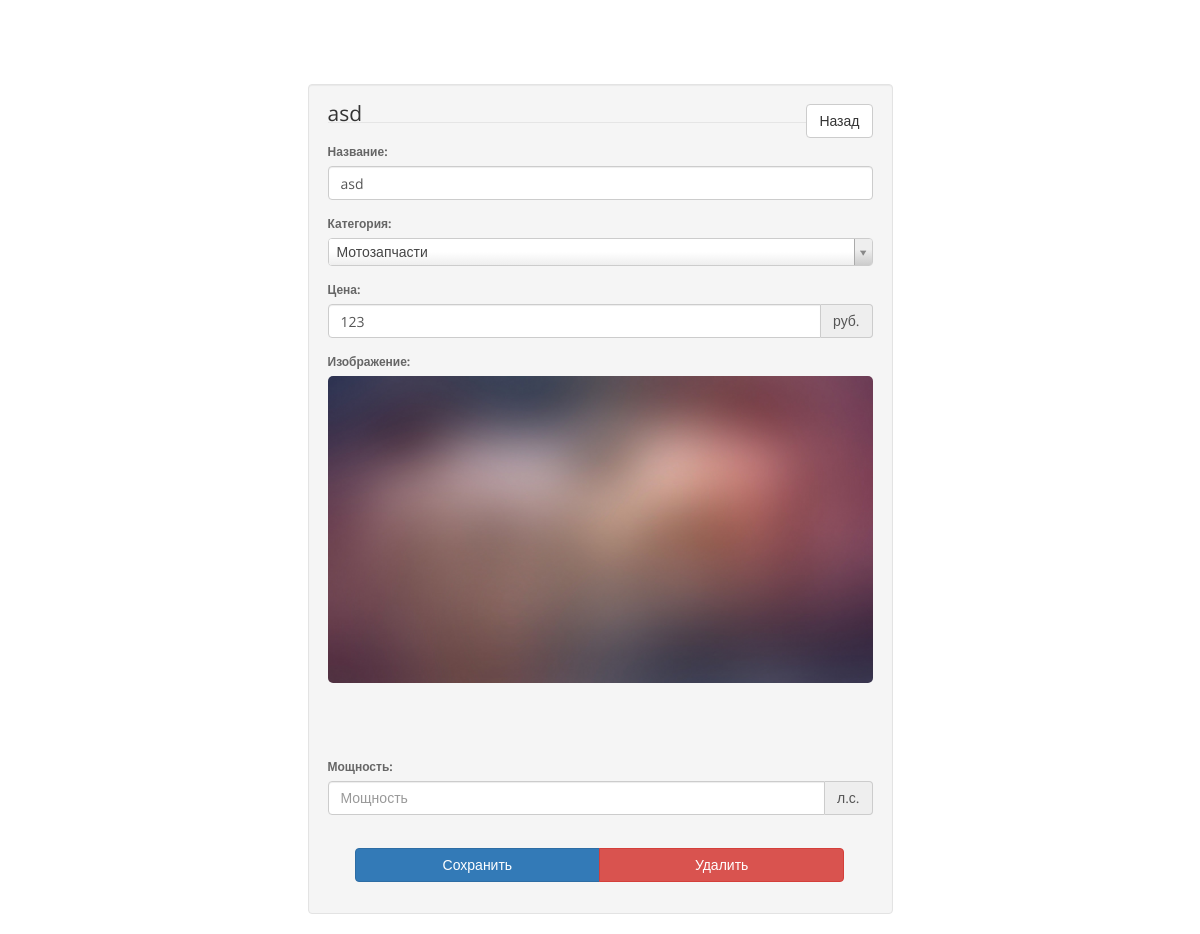
The app's page /admin/edit_product/4 (signed in) with its own data.
### tables this page shows
CREATE TABLE IF NOT EXISTS `products` (
  `id` int(11) NOT NULL,
  `name` varchar(250) NOT NULL,
  `category` varchar(256) NOT NULL DEFAULT 'category',
  `price` int(11) NOT NULL,
  `img` text NOT NULL,
  `moschnostj` text NOT NULL
);

CREATE TABLE IF NOT EXISTS `filters` (
  `id` int(11) NOT NULL,
  `parameter` text NOT NULL,
  `type` int(1) NOT NULL,
  `atr` text NOT NULL,
  `name` text NOT NULL
);

### application/controllers/admin.php (called while the page is built, shortened)
<?php if ( ! defined('BASEPATH')) exit('No direct script access allowed');
class Admin extends CI_Controller {
	public function edit_product($id)
	{
		$obj = $this->shop_model->get_product($id);
		$filters = $this->shop_model->get_filters();
		if(!isset($_POST['act']))
			return $this->load->view('admin/editproducts', array_merge($obj, array('error'=>'','new'=>false,'allcategory'=>$this->shop_model->get_multilevel_menu(),'forfilters'=>$filters)));
		$val = $this->shop_model->validate_edit_product($this->input->post('name'), $this->input->post('category'), $this->input->post('price'), $this->input->post('img'), false);
		$img_t = $obj['img'];
		$data = array(
				'name'=>$this->input->post('name'),
				'category'=>$this->input->post('category'),
				'price'=>$this->input->post('price'),
				'error'=>$val['error'],
				'id'=>$id,
				'img'=>$img_t,
				'allcategory'=>$this->shop_model->get_multilevel_menu(),
				'forfilters'=>$this->shop_model->get_filters(),
				'new'=>false
			);
		return $this->load->view('admin/editproducts', $data);
	}
}

### index.php (called while the page is built, shortened)
<?php
require_once BASEPATH.'core/CodeIgniter.php';

### application/models/shop_model.php (called while the page is built, shortened)
<?php if ( ! defined('BASEPATH')) exit('No direct script access allowed');
class Shop_Model extends CI_Model {
    var $PRODUCT_TABLE = 'products';
    var $FILTERS_TABLE = 'filters';
    var $CATEGORY_TABLE = 'category';
    public function get_filters()
    {
        $data = [];
        $query = $this->db->get_where($this->FILTERS_TABLE)->result_array();
        foreach ($query as $row => $val) {
            $data[$val['parameter']] = $val;
        }
        return $data;
    }
    public function get_product($id)
    {
        $id = (string)$id;
        $query = $this->db->get_where($this->PRODUCT_TABLE, array('id'=>$id), '1');
        if(count($query->result_array()) > 0)
        {
            $obj = $query->result_array(); $obj = $obj[0];
            $cat = $this->db->get_where($this->CATEGORY_TABLE, array('name'=>$obj['category']), '1');
            $cat = $cat->result_array(); $cat = $cat[0];
            return array_merge($obj, array('category_subname'=>$cat['subname'], 'img_high_url'=>$this->upload_model->get_full_high_uri($obj['img']), 'img_medium_url'=>$this->upload_model->get_full_medium_uri($obj['img']), 'img_little_url'=>$this->upload_model->get_full_little_uri($obj['img'])));
        }
        return Null;
    }
    public function get_parents_by_id($id,$text)
    {
        $id = (int)$id;
        $query = $this->db->get_where($this->CATEGORY_TABLE, array('id'=>$id), '1')->result_array();
        if(count($query) > 0)
        {
            $query = $query[0];
            if($id!=0){
                if($query['parent_id']!=0)
                    $text = $this->get_parents_by_id($query['parent_id'],$text).' > '.$query['name'];
                else
                    $text = $query['name'];
            }
            return $text;
        }
        return '';
    }
    public function get_multilevel_menu()
    {
        $query = $this->db->get_where($this->CATEGORY_TABLE)->result_array();
        foreach($query as $row => $value)
        {
            $data[$value['id']] = $value;
        }
        $tree = array();
        foreach ($data as $id=>&$node) {
            if (!$node['parent_id']) {
                $tree[$id] = &$node;
            }
            else {
                $data[$node['parent_id']]['childs'][$id] = &$node;
            }
        }
        return $tree;
    }
}

### application/views/admin/editproducts.php (the view, shortened to what this page needs)
<html>
<head>
</head>
<body style="overflow-y: scroll;">
	<div class="container" id="loginForm">
		<div class="row">
			<div class="col-sm-6 col-sm-offset-3 well">
				<?php
					$name_t = $name;
					$url = $this->config->site_url().'admin/edit_product/'.$id;
				?>
				<legend><?=$name_t?> <a href="<?=$this->config->site_url()?>admin/products" class="btn btn-default but-back">Назад</a></legend>
				<form method="POST" action="<?=$url?>" accept-charset="UTF-8">
					<div class="form-group">
						<label for="name">Название: </label>
						<input type="text" id="name" class="form-control" name="name" placeholder="Название продукта" maxlength="250" value="<?=$name?>">
					</div>
					<div class="form-group">
						<label for="category">Категория: </label>
					</div>
					<div class="form-group">
						<label for="price">Цена: </label>
						<div class="input-group">
							<input type="number" id="price" class="form-control" name="price" placeholder="Цена" value="<?=$price?>">
							<span class="input-group-addon">руб.</span>
						</div>
					</div>
					<div class="form-group">
						<label>Изображение: </label>
						<div id="for_img_loader">
							<?php
							if($img!='stay')
								echo '<img src="'.$this->config->site_url().'uploads/image/high/'.$img.'" alt="'.$img.'">';
							?>
						</div>
					</div>
					<?php
						foreach ($forfilters as $filter => $value) {
							echo '<div class="form-group">';
								echo '<label for="'.$value['parameter'].'">'.$value['name'].': </label>';
								echo '<div class="input-group">';
									echo '<input id="'.$value['parameter'].'" name="'.$value['parameter'].'" placeholder="'.$value['name'].'" value="'.$$value['parameter'].'" class="form-control">';
									echo '<span class="input-group-addon">'.$value['atr'].'</span>';
								echo '</div>';
							echo '</div>';
						}
					?>
					<br>
					<?php
					if($new)
						echo '<button type="submit" name="act" class="btn btn-primary btn-block">Сохранить</button>';
					else
						echo '<div class="btn-group btn_panel btn-del-save"><button type="submit" name="act" class="btn btn-primary">Сохранить</button><button type="button" onclick="del_product('.$id.', \''.$name.'\')" class="btn btn-danger">Удалить</button></div>';
					?>
				</form>
			</div>
		</div>
	</div>
</body>
</html>

### static/admin/css/stylesheet.css (style rules this page uses)
html, body { height: 100%; margin: 0; padding: 0; font-family: 'Open Sans', sans-serif; font-size: 12px; color: #666666; line-height: 18px; text-rendering: optimizeLegibility; }

### static/admin/css/main.css (style rules this page uses)
#loginForm { margin-top: 7%; }
.btn_panel { width: 90%; margin-left: 5%; }
.btn_panel .btn { width: 50%; }
.btn { cursor: pointer; }
#for_img_loader img { width: 100%; border-radius: 5px; }
.but-back { float: right; }

### records on screen
products: name "asd", price "123", img (picture)
filters: name "Мощность", moschnostj "Мощность", atr "л.с."
